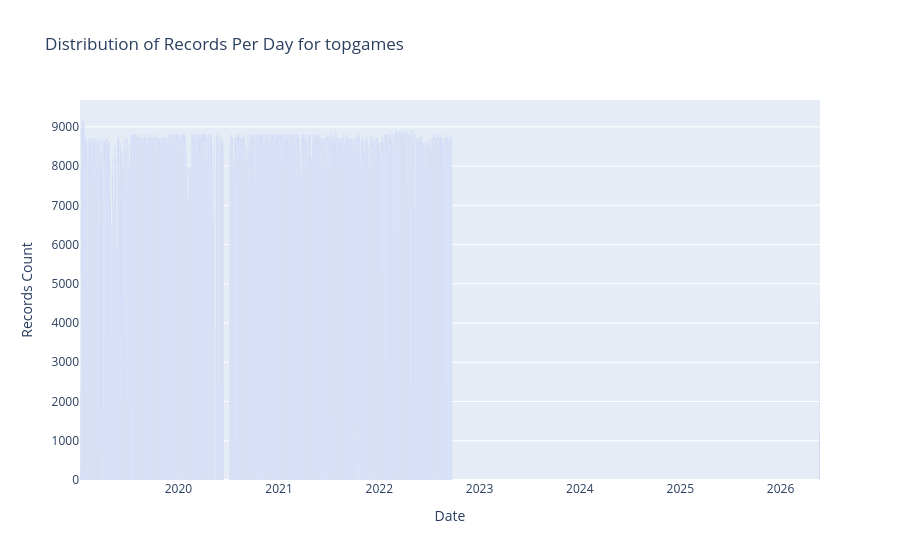

Write notebook code for a chart like this one.
### Markdown cell above
## These are the number of entries we have per day for the `topgames` Mongo collection.  Each query returns the current top 100 games being played.  This is run every 15 minutes.

### Code cell
# https://plot.ly/python/bar-charts/

data = [Bar(
        x=grouped_df['date'],
        y=grouped_df['count']
    )]

layout = Layout(
        title='Distribution of Records Per Day for topgames',
        xaxis=dict(
            title='Date'
        ),
        yaxis=dict(
            title='Records Count'
        )
    )

fig = Figure(data=data, layout=layout)

iplot(fig)

### Figure 1 — Plotly figure (JSON) as saved in the notebook; plotly's stock layout.template omitted (floating-point values rounded to 4 significant figures; data arrays with more than 128 entries replaced by an {"elided": "..."} marker saying what was removed)
{"data": [{"type": "bar", "x": {"elided": "1308 str values"}, "y": {"elided": "1308 int values"}}], "layout": {"title": {"text": "Distribution of Records Per Day for topgames"}, "xaxis": {"title": {"text": "Date"}}, "yaxis": {"title": {"text": "Records Count"}}}}
